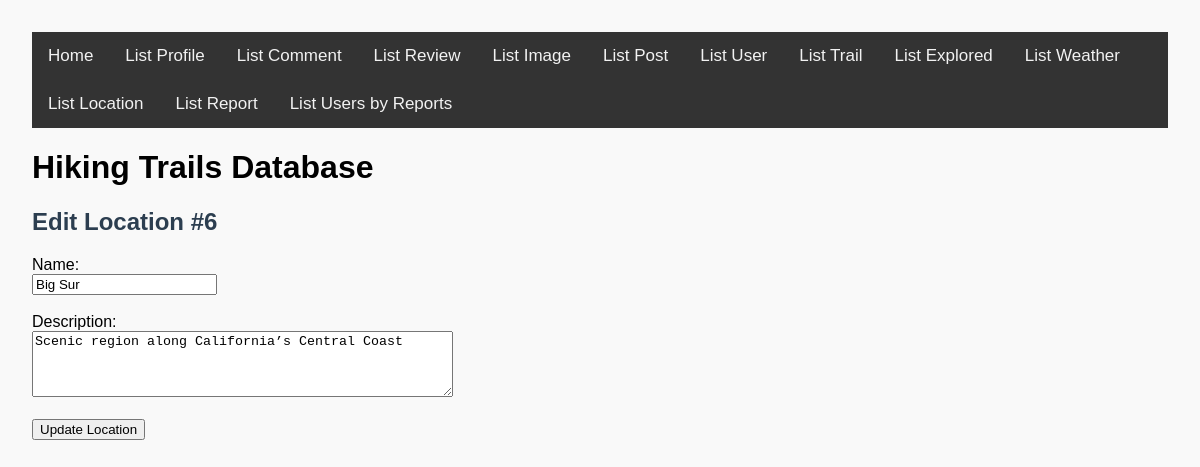
Before: /update_location.php?location_id=6 with the older database file.
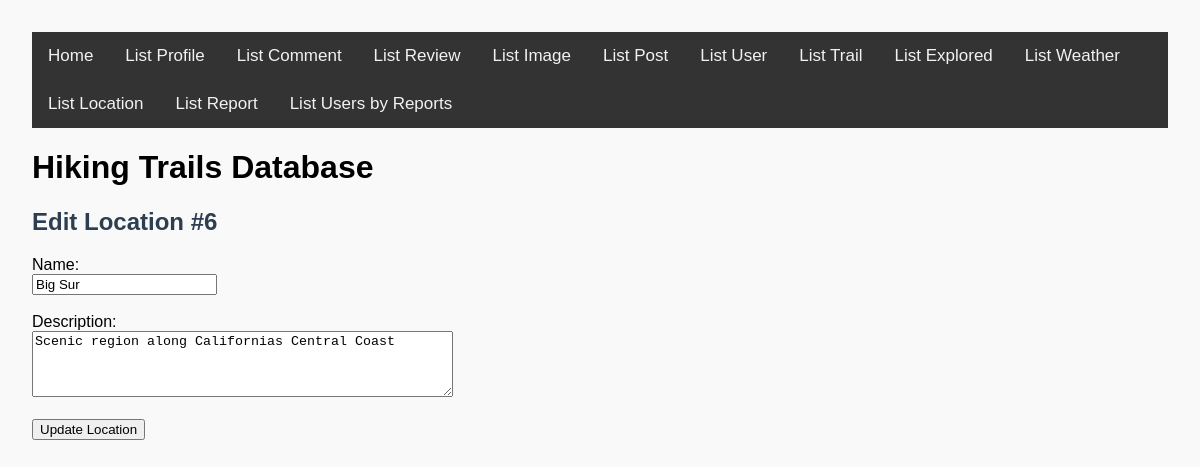
After: the same page with the newer database file.
### tables this page shows
CREATE TABLE `location` (
  `LocationID` int(11) NOT NULL AUTO_INCREMENT PRIMARY KEY,
  `ParentLocationID` int(11) default NULL,
  `Name` text NOT NULL,
  `Description` text NOT NULL,
  FOREIGN KEY (`ParentLocationID`) REFERENCES `location`(`LocationID`) ON DELETE CASCADE
);

### update_location.php (the view, shortened to what this page needs)
<?php
$conn = new mysqli($servername, $username, $password, $database, $port, $socket);
$location_id = $_GET['location_id'] ?? null;
$sql = "SELECT Name, Description FROM location WHERE LocationID = " . intval($location_id);
$result = $conn->query($sql);
$row = $result->fetch_assoc();
?>
<!DOCTYPE html>
<html lang="en">
<head>
    <link rel="stylesheet" href="base.css">
</head>
<body>
<?php require_once 'header.inc.php'; ?>
<div>
    <h2>Edit Location #<?php echo htmlspecialchars($location_id); ?></h2>
    <form method="POST" action="">
        <label for="Name">Name:</label><br>
        <input type="text" id="Name" name="Name" value="<?php echo htmlspecialchars($row['Name']); ?>" required><br><br>
        <label for="Description">Description:</label><br>
        <textarea id="Description" name="Description" rows="4" cols="50" required><?php echo htmlspecialchars($row['Description']); ?></textarea><br><br>
        <input type="submit" value="Update Location">
    </form>
    <br>
</div>
</body>
</html>

Changed rows visible on the page:
changed location "Big Sur": Description "Scenic region along California’s Central Coast" → "Scenic region along Californias Central Coast"
